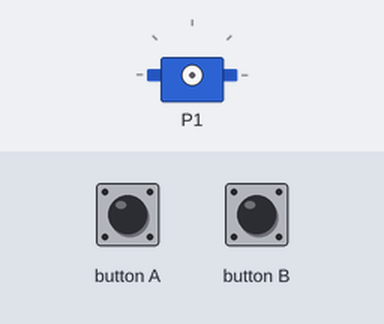
Simulated run of this program. Board: BBC micro:bit (MakeCode). On the bench: servo. Inputs (shaded band) come from the test bench.

Above: at 1.2 s.
1.3 s: button B pressed for 0.15 s
At 6.3 s:
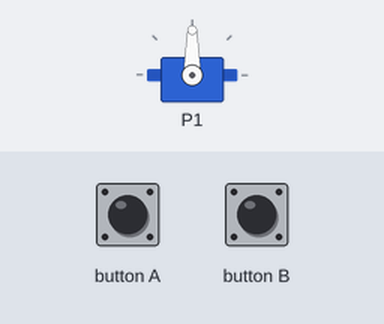
Timing chart, 0 to 7.8 s (numbered marks = the images above; inputs shaded):
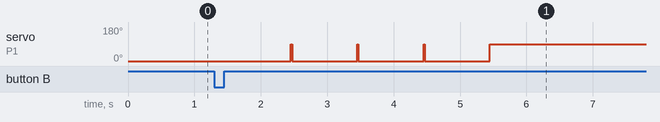

The program:

main.ts
```typescript
input.onButtonPressed(Button.A, function () {

})
input.onButtonPressed(Button.B, function () {
    for (let index = 0; index < 4; index++) {
        servos.P1.setAngle(0)
        basic.pause(1000)
        servos.P1.setAngle(90)
    }
})
music.setTempo(20)
```

test.ts
```typescript
// tests gaan hier; deze zal niet worden gecompileerd wanneer dit pakket wordt gebruikt als extensie.
```

Measured:
- after the input at 1.3 s, servo on P1: 0° → 90° after 4.2 s
